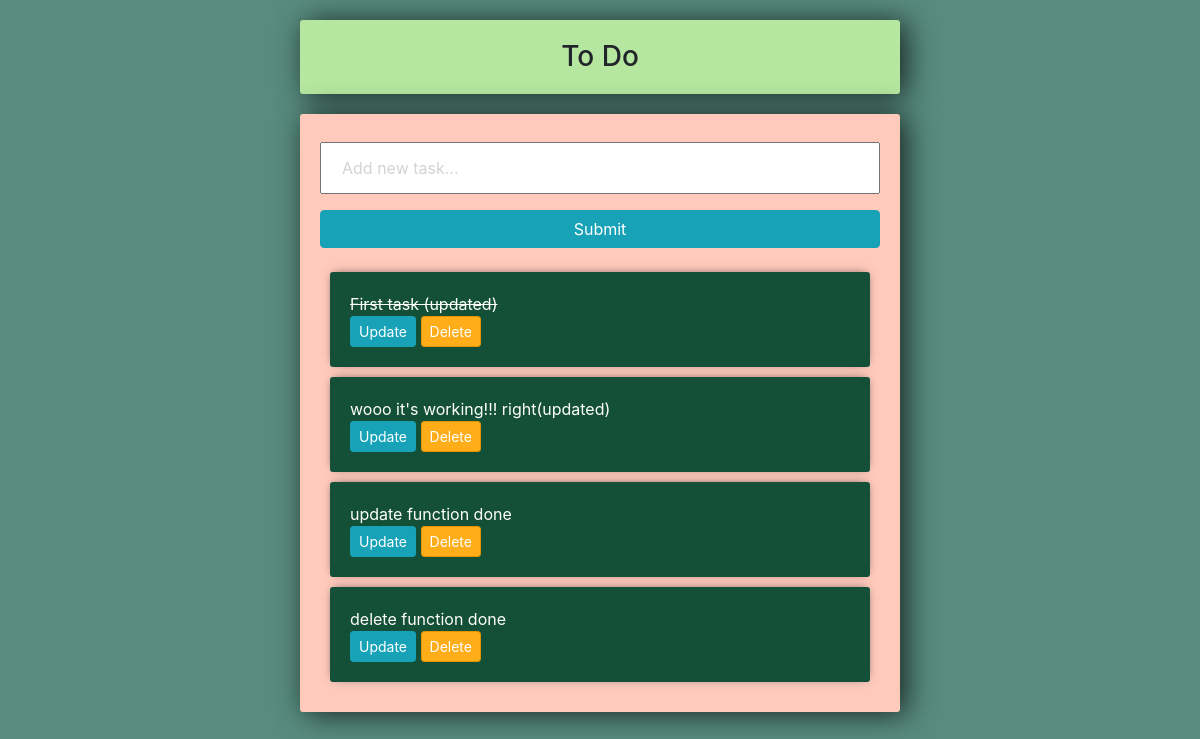
The app's page /, older data.
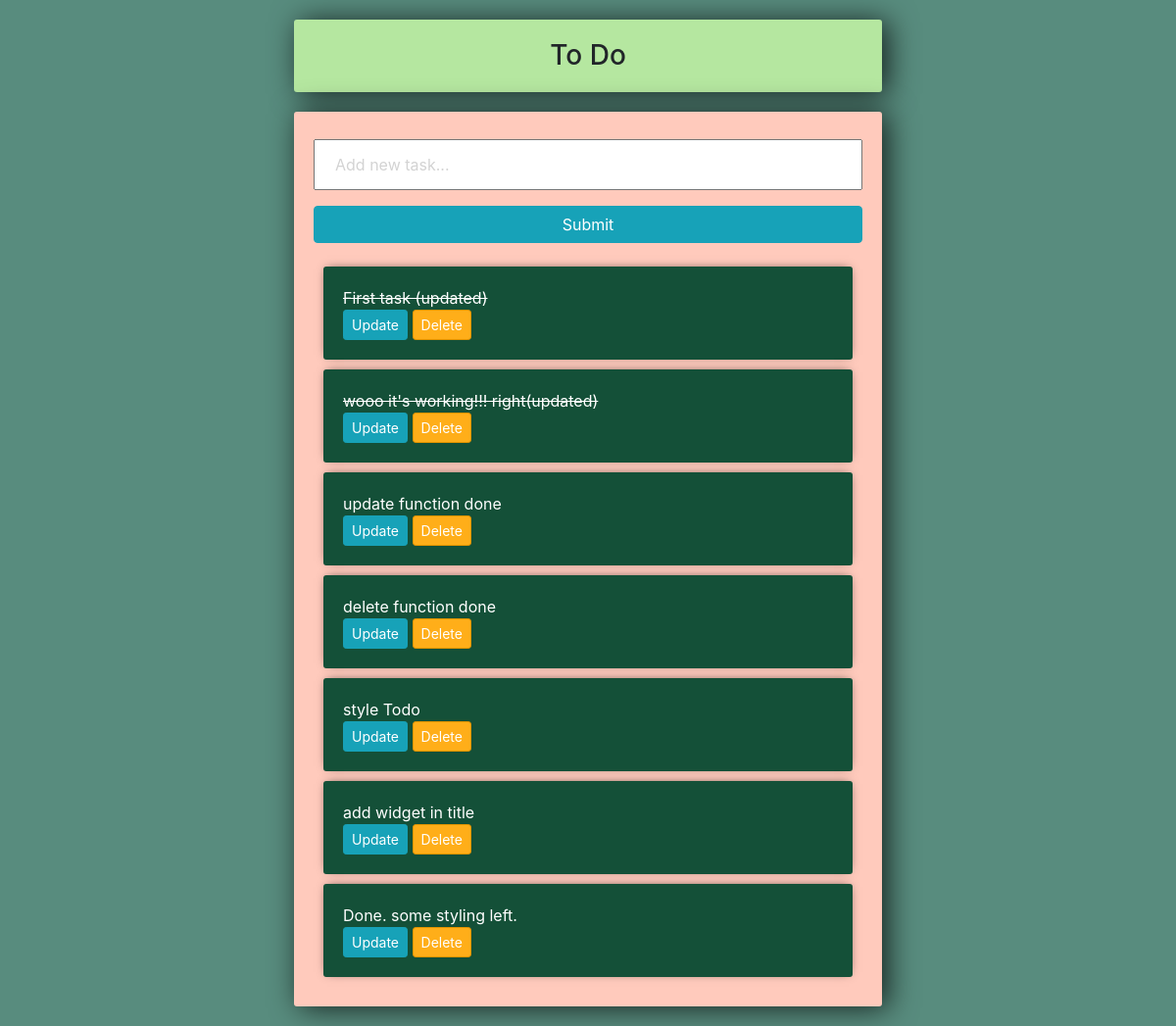
The same page, newer data.
### tasks/models.py (models this page shows)
class Task(models.Model):
	title = models.CharField(max_length=200)
	complete = models.BooleanField(default=False)
	created = models.DateTimeField(auto_now_add=True)
	def __str__(self):
		return self.title

### tasks/views.py (the view)
# urls.py: path('',views.index,name="List"),
def index(request):
	tasks = Task.objects.all()
	form = TaskForm()
	if request.method == 'POST':
		form = TaskForm(request.POST)
		if form.is_valid():
			form.save()
		return redirect('/')
	context = {'tasks':tasks, 'form':form}
	return render(request,'tasks/list.html',context)

### tasks/forms.py
class TaskForm(forms.ModelForm):
	title = forms.CharField(widget = forms.TextInput(attrs={'placeholder':'Add new task...'}))
	class Meta:
		model = Task
		fields = '__all__'

### tasks/templates/tasks/list.html (shortened to what this page needs)
<link rel="stylesheet" href="https://stackpath.bootstrapcdn.com/bootstrap/4.3.1/css/bootstrap.min.css">
<h3 class=center-column style="background-color: #b5e7a0;text-align:center" >To Do</h3>
<div class= center-column>
	<form method="POST" action="/">
		{{form.title}}
		<input class="btn btn-info" type="submit" name="Create Task">
	</form>
	<div>
		{% for task in tasks %}
		<div class= item-row >
			{% if task.complete == True %}
			<strike>{{task}}</strike>
			{% else %}
			<span>{{task}}</span>
			{% endif %}
			<br>
			<a class="btn btn-sm btn-info" href="{% url 'update_task' task.id %}">Update</a>
			<a class="btn btn-sm btn-danger" href="{% url 'delete_task' task.id %}">Delete</a>
		</div>
		{% endfor %}
	</div>
</div>

Row changes from the older to the newer data that the page shows:
changed Task "wooo it's working!!! right(updated)": complete False → True (drawn)
added Task: title "style Todo"
added Task: title "add widget in title"
added Task: title "Done. some styling left."
